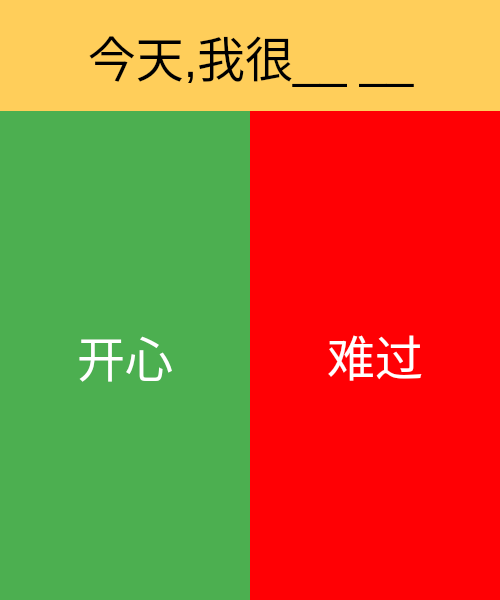
<?xml version="1.0" encoding="UTF-8"?>
<ui version="4.0">
 <class>WidgetSelect</class>
 <widget class="QWidget" name="WidgetSelect">
  <property name="geometry">
   <rect>
    <x>0</x>
    <y>0</y>
    <width>500</width>
    <height>600</height>
   </rect>
  </property>
  <property name="minimumSize">
   <size>
    <width>500</width>
    <height>600</height>
   </size>
  </property>
  <property name="maximumSize">
   <size>
    <width>500</width>
    <height>600</height>
   </size>
  </property>
  <property name="windowTitle">
   <string>有话说</string>
  </property>
  <property name="autoFillBackground">
   <bool>true</bool>
  </property>
  <widget class="QPushButton" name="SadBtn">
   <property name="geometry">
    <rect>
     <x>250</x>
     <y>109</y>
     <width>250</width>
     <height>491</height>
    </rect>
   </property>
   <property name="styleSheet">
    <string notr="true">QPushButton{
background-color: #ff0004; /* Green */
border: none;
color: white;
font-size: 48px;

}
QPushButton:hover{
	background-color:#ff4e51;
	font-size: 38px;
	}  
QPushButton:pressed{
	background-color:#ff4e51;	
	font-size: 38px;
	}

</string>
   </property>
   <property name="text">
    <string>难过</string>
   </property>
  </widget>
  <widget class="QPushButton" name="HappyBtn">
   <property name="geometry">
    <rect>
     <x>0</x>
     <y>110</y>
     <width>250</width>
     <height>491</height>
    </rect>
   </property>
   <property name="styleSheet">
    <string notr="true">QPushButton{
background-color: #4CAF50; /* Green */
border:none;
color: white;
font-size: 48px;

}
QPushButton:hover{
	background-color:#76CE76;
	font-size: 58px;

	}  
QPushButton:pressed{
	background-color:#76CE76;	
	font-size: 58px;
	}

</string>
   </property>
   <property name="text">
    <string>开心</string>
   </property>
  </widget>
  <widget class="QWidget" name="widget" native="true">
   <property name="geometry">
    <rect>
     <x>0</x>
     <y>0</y>
     <width>501</width>
     <height>111</height>
    </rect>
   </property>
   <property name="styleSheet">
    <string notr="true"/>
   </property>
   <widget class="QLabel" name="selectLbl">
    <property name="geometry">
     <rect>
      <x>0</x>
      <y>0</y>
      <width>501</width>
      <height>111</height>
     </rect>
    </property>
    <property name="font">
     <font>
      <pointsize>-1</pointsize>
     </font>
    </property>
    <property name="styleSheet">
     <string notr="true">background-color: rgb(255, 206, 90); 
border: none;
color: rgb(0, 0, 0);
font-size: 48px;</string>
    </property>
    <property name="text">
     <string>今天,我很__ __</string>
    </property>
    <property name="alignment">
     <set>Qt::AlignCenter</set>
    </property>
   </widget>
  </widget>
 </widget>
 <resources/>
 <connections/>
</ui>
